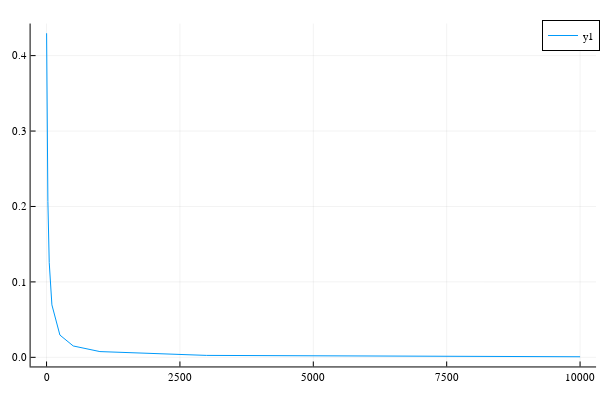

The code cell stored with this chart in its notebook:
### Code cell
plotlyjs()
display(plot(1 ./hs, errs))

### Figure 1 — Plotly figure (JSON) as saved in the notebook; plotly's stock layout.template omitted (floating-point values rounded to 4 significant figures)
{"data": [{"colorbar": {"len": 0.9525, "title": "", "x": 0.9934, "y": 0.5139}, "legendgroup": "y1", "line": {"color": "rgba(0, 154, 250, 1.000)", "dash": "solid", "shape": "linear", "width": 1}, "mode": "lines", "name": "y1", "showlegend": true, "type": "scatter", "x": [1, 25, 50, 100, 250, 500, 1000, 3000, 10000], "xaxis": "x", "y": [0.4297, 0.2065, 0.1258, 0.06955, 0.02954, 0.01507, 0.007607, 0.002552, 0.0007669], "yaxis": "y"}], "layout": {"annotations": [], "height": 400, "legend": {"bgcolor": "rgba(255, 255, 255, 1.000)", "bordercolor": "rgba(0, 0, 0, 1.000)", "borderwidth": 1, "font": {"color": "rgba(0, 0, 0, 1.000)", "family": "sans-serif", "size": 11}, "title": {"font": {"color": "rgba(0, 0, 0, 1.000)", "family": "sans-serif", "size": 15}, "text": ""}, "tracegroupgap": 0, "traceorder": "normal", "x": 1, "xanchor": "auto", "y": 1, "yanchor": "auto"}, "margin": {"b": 20, "l": 0, "r": 0, "t": 20}, "paper_bgcolor": "rgba(255, 255, 255, 1.000)", "plot_bgcolor": "rgba(255, 255, 255, 1.000)", "showlegend": true, "width": 600, "xaxis": {"anchor": "y", "domain": [0.05101, 0.9934], "gridcolor": "rgba(0, 0, 0, 0.100)", "gridwidth": 0.5, "linecolor": "rgba(0, 0, 0, 1.000)", "mirror": false, "range": [-299.0, 10300.0], "showgrid": true, "showline": true, "showticklabels": true, "tickangle": 0, "tickcolor": "rgb(0, 0, 0)", "tickfont": {"color": "rgba(0, 0, 0, 1.000)", "family": "sans-serif", "size": 11}, "tickmode": "array", "ticks": "inside", "ticktext": ["0", "2500", "5000", "7500", "10000"], "tickvals": [0, 2500, 5000, 7500, 10000], "title": "", "titlefont": {"color": "rgba(0, 0, 0, 1.000)", "family": "sans-serif", "size": 15}, "type": "-", "visible": true, "zeroline": false, "zerolinecolor": "rgba(0, 0, 0, 1.000)"}, "yaxis": {"anchor": "x", "domain": [0.03762, 0.9902], "gridcolor": "rgba(0, 0, 0, 0.100)", "gridwidth": 0.5, "linecolor": "rgba(0, 0, 0, 1.000)", "mirror": false, "range": [-0.0121, 0.4425], "showgrid": true, "showline": true, "showticklabels": true, "tickangle": 0, "tickcolor": "rgb(0, 0, 0)", "tickfont": {"color": "rgba(0, 0, 0, 1.000)", "family": "sans-serif", "size": 11}, "tickmode": "array", "ticks": "inside", "ticktext": ["0.0", "0.1", "0.2", "0.3", "0.4"], "tickvals": [0, 0.1, 0.2, 0.3, 0.4], "title": "", "titlefont": {"color": "rgba(0, 0, 0, 1.000)", "family": "sans-serif", "size": 15}, "type": "-", "visible": true, "zeroline": false, "zerolinecolor": "rgba(0, 0, 0, 1.000)"}}}
